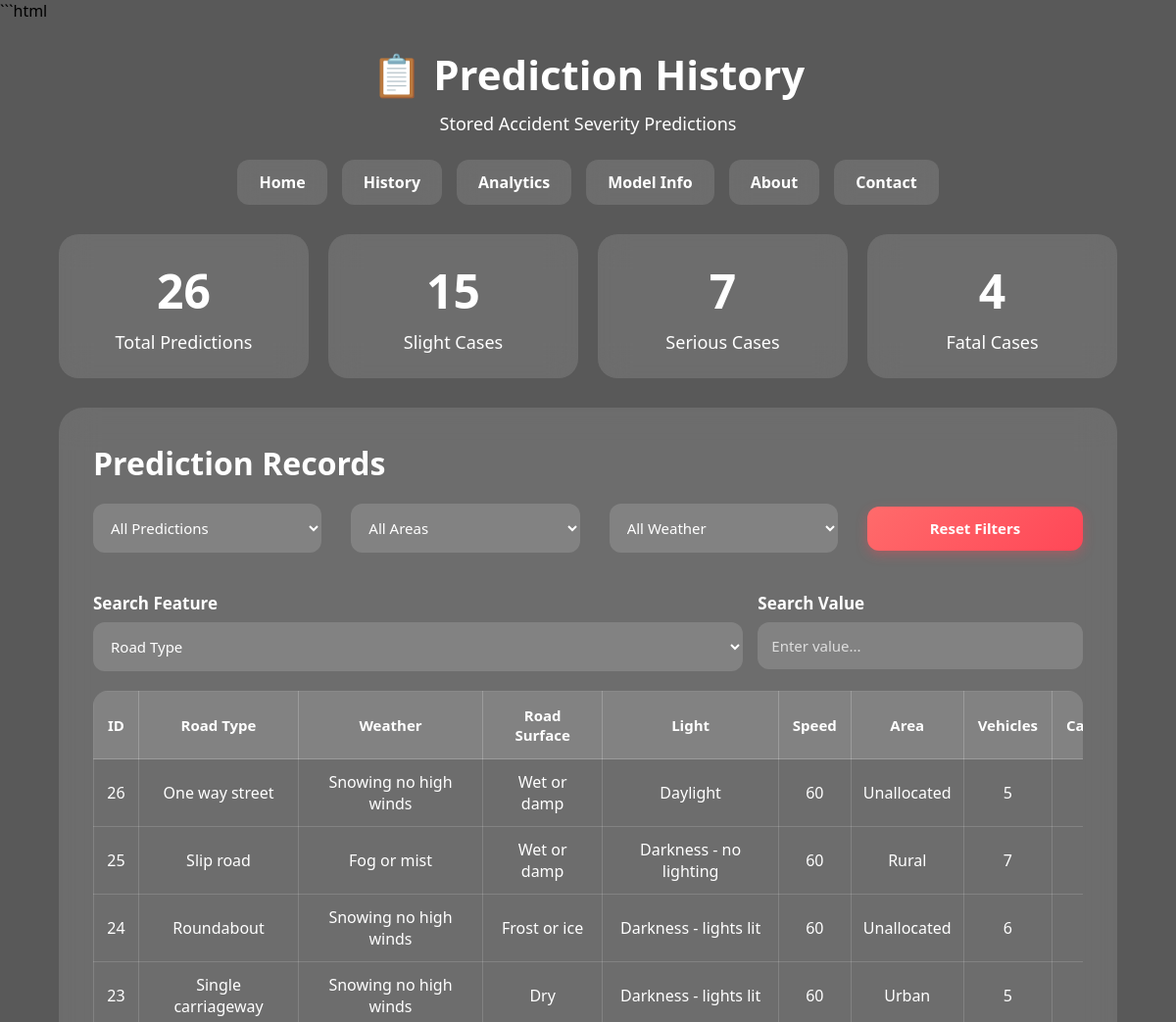
Before: /history (upper part) with the older database file.
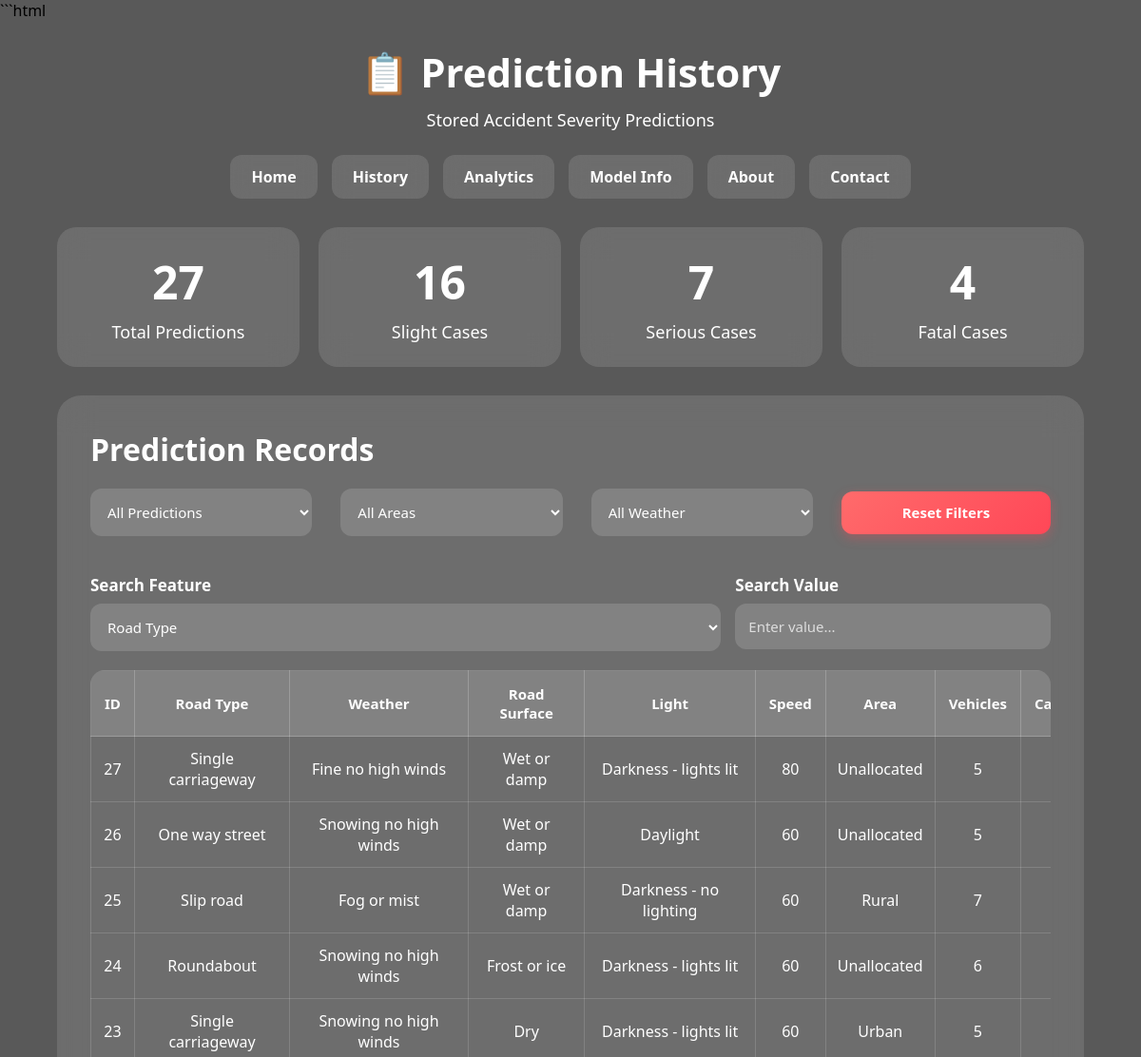
After: the same page with the newer database file.
### tables this page shows
CREATE TABLE predictions (    id INTEGER PRIMARY KEY AUTOINCREMENT,    road_type TEXT,    weather_conditions TEXT,    road_surface_conditions TEXT,    light_conditions TEXT,    speed_limit INTEGER,    urban_or_rural_area TEXT,    number_of_vehicles INTEGER,    number_of_casualties INTEGER,    prediction TEXT);

### app.py (the view)
@app.route("/history")
def history():
    conn = sqlite3.connect("database/accidents.db")
    conn.row_factory = sqlite3.Row
    cursor = conn.cursor()
    cursor.execute(
        "SELECT * FROM predictions ORDER BY id DESC"
    )
    records = cursor.fetchall()
    total = len(records)
    slight = sum(
        1 for row in records
        if row["prediction"] == "Slight"
    )
    serious = sum(
        1 for row in records
        if row["prediction"] == "Serious"
    )
    fatal = sum(
        1 for row in records
        if row["prediction"] == "Fatal"
    )
    conn.close()
    return render_template(
        "history.html",
        records=records,
        total=total,
        slight=slight,
        serious=serious,
        fatal=fatal
    )

### templates/history.html (shortened to what this page needs)
<!DOCTYPE html>
<html lang="en">
<head>
    <link rel="stylesheet"
          href="{{ url_for('static', filename='style.css') }}">
</head>
<body>
<header>
    <h1>📋 Prediction History</h1>
    <p>Stored Accident Severity Predictions</p>
</header>
<nav class="navbar">
    <a href="/">Home</a>
    <a href="/history">History</a>
    <a href="/analytics">Analytics</a>
    <a href="/model-info">Model Info</a>
    <a href="/about">About</a>
    <a href="/contact">Contact</a>
</nav>
<section class="dashboard">
    <div class="history-stats">
        <div class="history-card">
            <h2>{{ records|length }}</h2>
            <p>Total Predictions</p>
        </div>
        <div class="history-card">
            <h2>
                {{ records | selectattr('prediction','equalto','Slight') | list | length }}
            </h2>
            <p> Slight Cases</p>
        </div>
        <div class="history-card">
            <h2>
                {{ records | selectattr('prediction','equalto','Serious') | list | length }}
            </h2>
            <p> Serious Cases</p>
        </div>
        <div class="history-card">
            <h2>
                {{ records | selectattr('prediction','equalto','Fatal') | list | length }}
            </h2>
            <p> Fatal Cases</p>
        </div>
    </div>
    <div class="result-panel">
        <h2 class="section-title">Prediction Records</h2>
        <div class="history-filters">
    <select id="severityFilter">
        <option value="All">All Predictions</option>
    </select>
    <br><br>
    <select id="areaFilter">
        <option value="All">All Areas</option>
    </select>
    <br><br>
    <select id="weatherFilter">
        <option value="All">All Weather</option>
    </select>
    <br><br>
    <button id="resetFilters" class="filter-reset-btn">
    Reset Filters
</button>
</div>
        <div class="history-toolbar">
    <div>
        <label style="color:white;">
            Search Feature
        </label>
        <select id="featureSelect" class="history-filter">
            <option value="1">Road Type</option>
        </select>
    </div>
    <div>
        <label style="color:white;">
            Search Value
        </label>
        <input
            type="text"
            id="searchValue"
            class="history-search"
            placeholder="Enter value...">
    </div>
</div>
        <div class="table-wrapper">
            <table class="history-table" id="historyTable">
                <thead>
                <tr>
                    <th>ID</th>
                    <th>Road Type</th>
                    <th>Weather</th>
                    <th>Road Surface</th>
                    <th>Light</th>
                    <th>Speed</th>
                    <th>Area</th>
                    <th>Vehicles</th>
                    <th>Casualties</th>
                </tr>
                </thead>
                <tbody>
                {% for row in records %}
                <tr>
                    <td>{{ row.id }}</td>
                    <td>{{ row.road_type }}</td>
                    <td>{{ row.weather_conditions }}</td>
                    <td>{{ row.road_surface_conditions }}</td>
                    <td>{{ row.light_conditions }}</td>
                    <td>{{ row.speed_limit }}</td>
                    <td>{{ row.urban_or_rural_area }}</td>
                    <td>{{ row.number_of_vehicles }}</td>
                    <td>{{ row.number_of_casualties }}</td>
                </tr>
                {% endfor %}
                </tbody>
            </table>
        </div>
    </div>
</section>
</body>
</html>

### static/style.css (style rules this page uses)
* { margin:0; padding:0; box-sizing:border-box; font-family:'Segoe UI',sans-serif; }
body { min-height:100vh; background: linear-gradient( rgba(0,0,0,.65), rgba(0,0,0,.65) ), url("https://images.unsplash.com/photo-1449824913935-59a10b8d2000"); background-size:cover; background-position:center; background-attachment:fixed; }
header { text-align:center; color:white; padding:25px; }
header h1 { font-size:42px; margin-bottom:10px; }
header p { font-size:18px; }
.dashboard { width:90%; max-width:1400px; margin:auto; }
.form-panel, .result-panel { background: rgba(255,255,255,.12); backdrop-filter:blur(18px); border-radius:25px; padding:35px; color:white; }
.form-panel h2, .result-panel h2 { margin-bottom:20px; }
label { display:block; margin-top:15px; margin-bottom:8px; font-size:17px; }
input, select { width:100%; padding:14px; border:none; border-radius:12px; background: rgba(255,255,255,.18); color:white; font-size:16px; }
select option { color:black; }
.navbar { display:flex; justify-content:center; gap:15px; margin-bottom:30px; flex-wrap:wrap; }
.navbar a { text-decoration:none; color:white; padding:12px 22px; border-radius:12px; background: rgba(255,255,255,.12); backdrop-filter:blur(10px); transition:.3s; font-weight:600; }
table { width:100%; }
th { background: rgba(255,255,255,.20); padding:12px; border:1px solid rgba(255,255,255,.2); }
td { padding:12px; border:1px solid rgba(255,255,255,.15); text-align:center; }
.history-toolbar { display:grid; grid-template-columns: 1fr 2fr; gap:20px; margin-bottom:25px; }
.history-toolbar label { display:block; margin-bottom:8px; font-weight:600; }
.history-filters { display:grid; grid-template-columns: repeat(4,1fr); gap:15px; margin-bottom:25px; }
.history-filters { display:flex; gap:15px; align-items:center; margin:20px 0 25px 0; flex-wrap:wrap; }
.history-filters select { flex:1; min-width:220px; background:rgba(255,255,255,.15); color:white; border:none; border-radius:12px; padding:14px; font-size:15px; }
.history-filters option { color:black; }
.filter-reset-btn { width:220px; height:45px; background:linear-gradient( 135deg, #ff6b6b, #ff4757 ); color:white; border:none; border-radius:12px; font-size:15px; font-weight:600; cursor:pointer; transition:0.3s ease; box-shadow: 0 4px 12px rgba(255,71,87,.35); }
.section-title { font-size:32px; margin-bottom:20px; color:white; }

### templates/history.html (style rules this page uses)
.history-stats { display:grid; grid-template-columns:repeat(auto-fit,minmax(250px,1fr)); gap:20px; margin-bottom:30px; }
.history-card { background:rgba(255,255,255,.12); backdrop-filter:blur(15px); border-radius:20px; padding:25px; color:white; text-align:center; }
.history-card h2 { font-size:48px; margin-bottom:8px; }
.history-card p { font-size:18px; }
.history-toolbar { display:grid; grid-template-columns:2fr 1fr; gap:15px; margin-bottom:20px; }
.history-search, .history-filter { padding:14px; border:none; border-radius:12px; background:rgba(255,255,255,.15); color:white; font-size:15px; }
.history-search::placeholder { color:#ddd; }
.table-wrapper { overflow-x:auto; border-radius:15px; }
.history-table { width:100%; border-collapse:collapse; color:white; min-width:1200px; }
.history-table th { background:rgba(255,255,255,.15); padding:14px; text-align:center; font-size:15px; }
.history-table td { padding:12px; text-align:center; }
.section-title { margin-bottom:20px; color:white; font-size:32px; }

Changed rows visible on the page:
added predictions: id "27", road_type "Single carriageway", weather_conditions "Fine no high winds", road_surface_conditions "Wet or damp", light_conditions "Darkness - lights lit", speed_limit "80", urban_or_rural_area "Unallocated", number_of_vehicles "5"
Other visible differences:
{{ records|length }}: "26" → "27"
{{ records | selectattr('prediction','equalto','Slight') | list | length }}: "15" → "16"
